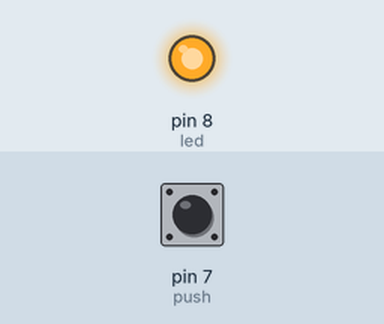
The sketch below on a simulated Arduino Uno, built with avr-gcc and run on an emulated ATmega328P. Parts: output pins drawn as LEDs (lit = HIGH). Inputs (shaded band) come from the test bench; at power-on: pin 7 (push) HIGH.

Above: at 1.2 s.
1.3 s: pin 7 (push) pulled LOW for 0.15 s
At 1.37 s:
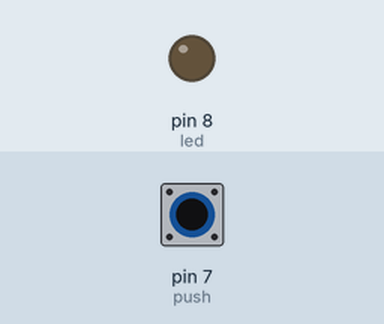
2.9 s: pin 7 (push) pulled LOW for 3.2 s
At 6.4 s:
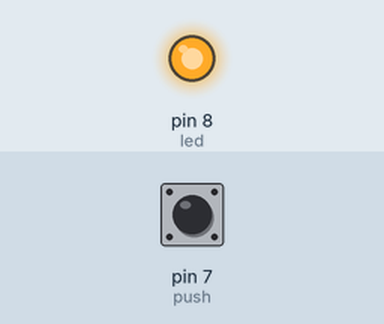
Timing chart, 0 to 7.9 s (numbered marks = the images above; inputs shaded):
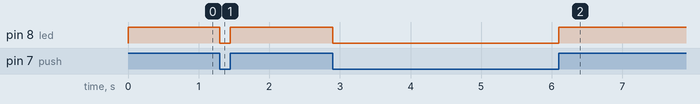

Measured:
- after the input at 1.3 s, pin 8 (led): HIGH → LOW at once, → HIGH 0.15 s later
- after the input at 2.9 s, pin 8 (led): HIGH → LOW at once, → HIGH 3.2 s later

The sketch:

led_on_button_press.ino
```cpp
int led = 8;
int push = 7;
int state;
void setup() {
  pinMode(led, OUTPUT);
  pinMode(push, INPUT_PULLUP);
}

void loop() {
  state = digitalRead(push);

  if (state == 1) {
    digitalWrite(led,HIGH);


  } else if (state == 0) {
    digitalWrite(led,LOW);
  }
}
```
